Frame 1 (no input): blank canvas, image omitted
Frame 60 (the mouse pressed at the canvas centre just before this capture): blank canvas, image omitted
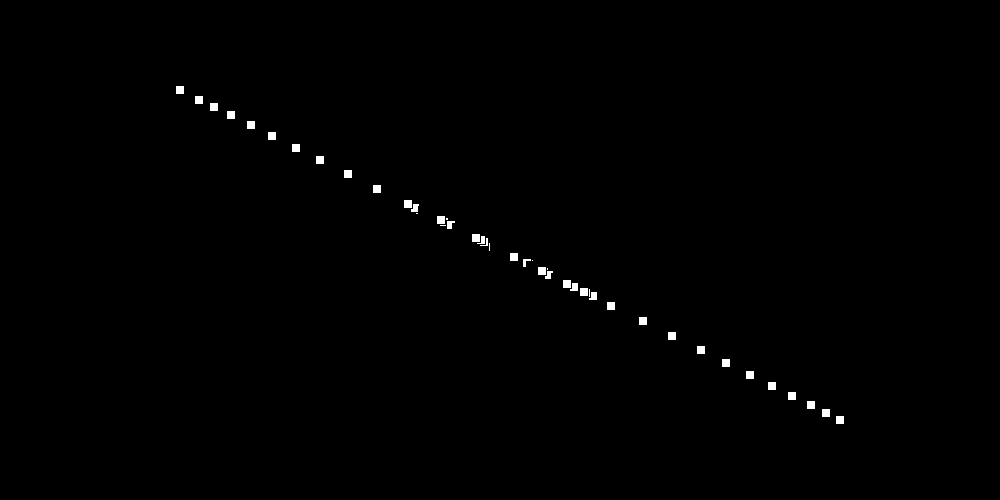
Frame 120 (the mouse held since frame 60 and released just before this capture)

The Processing sketch whose frames 1 and 60 were blank and that drew this single picture after the mouse press (run headless with seeded random() and noise(); from frame 60 on, the mouse is pressed at the canvas centre):

// Processing sketch: rectThings
// ── rectThings.pde
import java.util.Vector;

Vector things;
long timer;

int mx=25;
int rate=2;
int mxrate=40;
boolean slowDown=true;
//boolean increasing = true;
int num=1000;
void setup()
{
  size(1000, 500);
  things = new Vector();
  for (int i=0 ;i < num; i++)
  {
    //things.add(new Thing( new PVector(num*i /width, height/2)));
    float f1= (float) width/ (float) num;
    float f2 = (float) height/ (float) num;

    things.add(new Thing( new PVector( i*f1, i* f2)));
  }

  timer=System.currentTimeMillis();
  rectMode(CENTER);
}


void draw()
{
  background(0);

  for (int i =0; i< things.size(); i++)
  {
    Thing t= (Thing)things.get(i);
    t.run(); 

    if (mousePressed)
    {
      PVector m = new PVector(mouseX, mouseY);
      t.acc = PVector.sub(m, t.loc);
      t.acc.normalize();
    }
  }
}

void keyPressed()
{
  if (key=='s')
  {
    slowDown=!slowDown;
  } 

  if (key=='1')
  {
    print("pressed 1");
    rate++;
    if (rate>mxrate)
    {
      rate=mxrate;
    }
  }
  if (key=='2')
  {
    print("pressed 2");

    rate--;
    if (rate<0)
    {
      rate=0;
    }
  }
}


// ── Thing.pde
class Thing
{
  PVector loc, vel, acc;
  int sz=10;
  boolean increasing =true;
  Thing(PVector loc)
  {
    this.loc=loc;
    this.vel = new PVector(0, 0);
    this.acc = new PVector(0, 0);

    this.sz=10;
  }

  void run()
  {
    update();
    render();
  }

  void update()
  {
    if (System.currentTimeMillis() - timer<1000)
    {
      timer=timer+1000; 

      if (increasing)
      {
        sz=sz+rate;
      }
      else
      {
        sz=sz-rate;
      }

      if (sz<0)
      {
        sz=0;
        increasing=true;
      }
      if (sz>mx)
      {
        sz=mx;
        increasing=false;
      }
    }

    if (mousePressed)
    {
    }
    else
    {
      acc.mult(0);
    }
    vel.add(acc);
    loc.add(vel);

    if (loc.x<0 || loc.x>width)
    {
      vel.x *= -1;
    }
    if (loc.y<0 || loc.y>height)
    {
      vel.y *= -1;
    }
    
    if(slowDown)
    {
      vel.mult(.99); 
    }
  }

  void render()
  {
    rect(loc.x, loc.y, sz, sz);
  }
}
